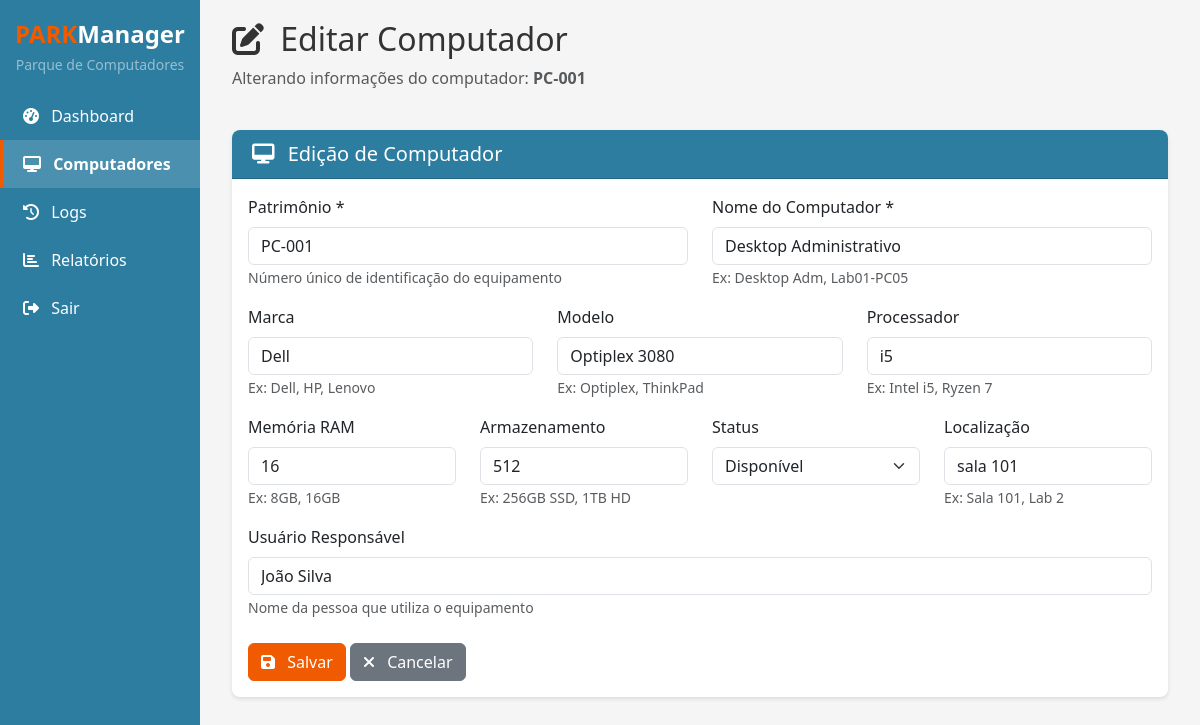
The page /computadores/2/editar (signed in) on the database its author committed.
### app/models.py (models this page shows)
class Computador(Base):
    __tablename__ = "computadores"
    id = Column(Integer, primary_key=True, index=True)
    patrimonio = Column(String, unique=True, index=True, nullable=False)
    nome = Column(String, nullable=False)
    marca = Column(String, nullable=True)
    modelo = Column(String, nullable=True)
    processador = Column(String, nullable=True)
    memoria_ram = Column(String, nullable=True)  # Ex: "8GB", "16GB"
    armazenamento = Column(String, nullable=True)  # Ex: "512GB SSD"
    status = Column(String, default="Disponível")  # Disponível, Em uso, Manutenção
    localizacao = Column(String, nullable=True)  # Sala, setor
    usuario_responsavel = Column(String, nullable=True)
    ativo = Column(Boolean, default=True)
    data_aquisicao = Column(DateTime, default=func.now())
    created_at = Column(DateTime(timezone=True), server_default=func.now())
    updated_at = Column(DateTime(timezone=True), onupdate=func.now())

### app/main.py (the view)
@app.get("/computadores/{computador_id}/editar", response_class=HTMLResponse)
def pagina_editar_computador(request: Request, computador_id: int, db: Session = Depends(get_db)):
    computador = crud.buscar_computador_por_id(db, computador_id)
    return templates.TemplateResponse("form_computador.html", {"request": request, "computador": computador})

### app/templates/form_computador.html (shortened to what this page needs)
{% extends "base.html" %}
{% block content %}
<div class="container-fluid">
    <div class="row mb-4">
        <div class="col">
            <h2>
                {% if computador %}
                    <i class="fas fa-edit me-2"></i> Editar Computador
                {% else %}
                    <i class="fas fa-plus-circle me-2"></i> Novo Computador
                {% endif %}
            </h2>
            <p class="text-muted">
                {% if computador %}
                    Alterando informações do computador: <strong>{{ computador.patrimonio }}</strong>
                {% else %}
                    Preencha os dados abaixo para cadastrar um novo computador
                {% endif %}
            </p>
        </div>
    </div>
    <div class="card">
        <div class="card-header">
            <h5 class="mb-0">
                <i class="fas fa-desktop me-2"></i>
                {% if computador %}Edição{% else %}Cadastro{% endif %} de Computador
            </h5>
        </div>
        <div class="card-body">
            <form id="formComputador">
                <div class="row">
                    <div class="col-md-6 mb-3">
                        <label class="form-label">Patrimônio *</label>
                        <input type="text" class="form-control" id="patrimonio"
                               value="{{ computador.patrimonio if computador else '' }}" required>
                        <small class="text-muted">Número único de identificação do equipamento</small>
                    </div>
                    <div class="col-md-6 mb-3">
                        <label class="form-label">Nome do Computador *</label>
                        <input type="text" class="form-control" id="nome"
                               value="{{ computador.nome if computador else '' }}" required>
                        <small class="text-muted">Ex: Desktop Adm, Lab01-PC05</small>
                    </div>
                </div>
                <div class="row">
                    <div class="col-md-4 mb-3">
                        <label class="form-label">Marca</label>
                        <input type="text" class="form-control" id="marca"
                               value="{{ computador.marca if computador else '' }}">
                        <small class="text-muted">Ex: Dell, HP, Lenovo</small>
                    </div>
                    <div class="col-md-4 mb-3">
                        <label class="form-label">Modelo</label>
                        <input type="text" class="form-control" id="modelo"
                               value="{{ computador.modelo if computador else '' }}">
                        <small class="text-muted">Ex: Optiplex, ThinkPad</small>
                    </div>
                    <div class="col-md-4 mb-3">
                        <label class="form-label">Processador</label>
                        <input type="text" class="form-control" id="processador"
                               value="{{ computador.processador if computador else '' }}">
                        <small class="text-muted">Ex: Intel i5, Ryzen 7</small>
                    </div>
                </div>
                <div class="row">
                    <div class="col-md-3 mb-3">
                        <label class="form-label">Memória RAM</label>
                        <input type="text" class="form-control" id="memoria_ram"
                               value="{{ computador.memoria_ram if computador else '' }}">
                        <small class="text-muted">Ex: 8GB, 16GB</small>
                    </div>
                    <div class="col-md-3 mb-3">
                        <label class="form-label">Armazenamento</label>
                        <input type="text" class="form-control" id="armazenamento"
                               value="{{ computador.armazenamento if computador else '' }}">
                        <small class="text-muted">Ex: 256GB SSD, 1TB HD</small>
                    </div>
                    <div class="col-md-3 mb-3">
                        <label class="form-label">Status</label>
                        <select class="form-select" id="status">
                            <option value="Disponível" {% if computador and computador.status == 'Disponível' %}selected{% endif %}>Disponível</option>
                        </select>
                    </div>
                    <div class="col-md-3 mb-3">
                        <label class="form-label">Localização</label>
                        <input type="text" class="form-control" id="localizacao"
                               value="{{ computador.localizacao if computador else '' }}">
                        <small class="text-muted">Ex: Sala 101, Lab 2</small>
                    </div>
                </div>
                <div class="mb-3">
                    <label class="form-label">Usuário Responsável</label>
                    <input type="text" class="form-control" id="usuario_responsavel"
                           value="{{ computador.usuario_responsavel if computador else '' }}">
                    <small class="text-muted">Nome da pessoa que utiliza o equipamento</small>
                </div>
                <div class="mt-4">
                    <button type="submit" class="btn btn-primary" id="btnSalvar">
                        <i class="fas fa-save me-2"></i> Salvar
                    </button>
                    <a href="/computadores" class="btn btn-secondary">
                        <i class="fas fa-times me-2"></i> Cancelar
                    </a>
                </div>
            </form>
        </div>
    </div>
</div>
{% endblock %}

### app/templates/base.html (style rules this page uses)
:root { --primary-orange: #f05a00; --primary-blue: #2c7da0; --primary-blue-hover: #3a9bc5; --bg-gray: #f5f5f5; --text-dark: #333333; --text-light: #ffffff; --border-gray: #e0e0e0; }
body { background-color: var(--bg-gray); color: var(--text-dark); font-family: 'Segoe UI', Tahoma, Geneva, Verdana, sans-serif; }
.btn-primary { background-color: var(--primary-orange); border-color: var(--primary-orange); color: #ffffff; transition: all 0.3s ease; }
.card { border: none; border-radius: 8px; box-shadow: 0 2px 4px rgba(0,0,0,0.1); background-color: #ffffff; }
.card-header { background-color: var(--primary-blue); color: #ffffff !important; border-radius: 8px 8px 0 0 !important; padding: 12px 20px; }
.card-header h5, .card-header .mb-0 { color: #ffffff !important; }
.content h2, .content h5 { color: var(--text-dark); }

### rows shown on the page
Computador: patrimonio "PC-001", nome "Desktop Administrativo", marca "Dell", modelo "Optiplex 3080", processador "i5", memoria_ram "16", armazenamento "512", status "Disponível", localizacao "sala 101", usuario_responsavel "João Silva"
